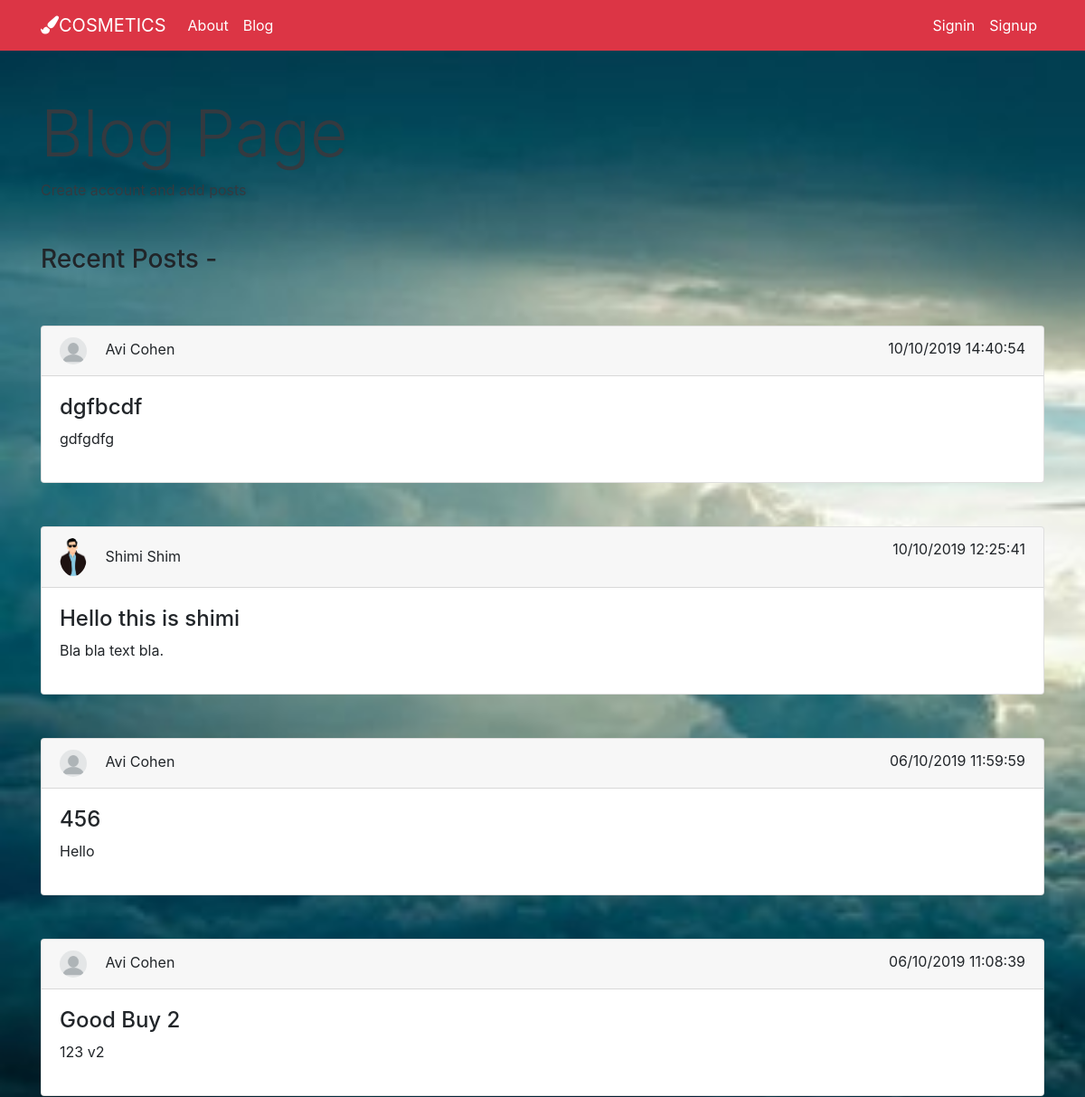
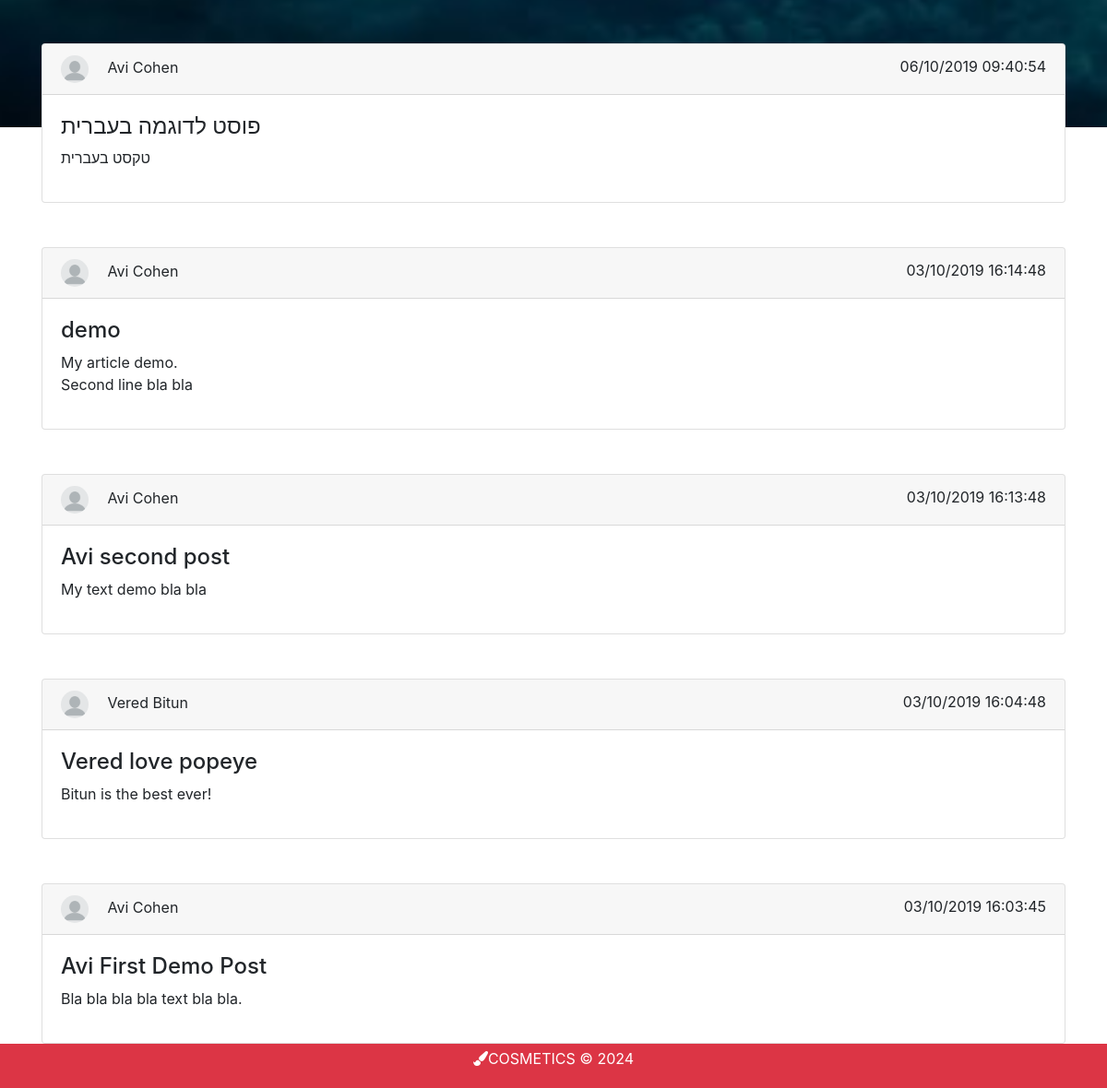
Screenshot of /blog.php with the database file from the repository (2 pictures, top to bottom).
### tables this page shows
CREATE TABLE `posts` (
  `id` int(11) NOT NULL,
  `user_id` int(11) NOT NULL,
  `title` varchar(255) NOT NULL,
  `article` text NOT NULL,
  `date` datetime NOT NULL
);

CREATE TABLE `users_profile` (
  `id` int(11) NOT NULL,
  `user_id` int(11) NOT NULL,
  `profile_image` varchar(255) NOT NULL
);

CREATE TABLE `users` (
  `id` int(11) NOT NULL,
  `name` varchar(255) NOT NULL,
  `email` varchar(255) NOT NULL,
  `password` varchar(255) NOT NULL
);

### app/helpers.php (called while the page is built, shortened)
<?php
if (!function_exists('user_auth')) {
  function user_auth()
  {
    $auth = false;
    return $auth;
  }
}

### blog.php (the view, shortened to what this page needs)
<?php
require_once 'app/helpers.php';
$link = mysqli_connect(MYSQL_HOST, MYSQL_USER, MYSQL_PWD, MYSQL_DB);
mysqli_query($link, "SET NAMES utf8");
$sql = "SELECT u.name,up.profile_image,p.*,DATE_FORMAT(p.date,'%d/%m/%Y %H:%i:%s') pdate FROM posts p
        JOIN users u ON u.id = p.user_id
        JOIN users_profile up ON u.id = up.user_id
        ORDER BY p.date DESC";
$result = mysqli_query($link, $sql);
?>
<?php include 'tpl/header.php' ?>
<main class="min-h750">
  <div class="container">
    <section id="main-about-content">
      <div class="row">
        <div class="col mt-5">
          <h1 class="display-3 text-dark"> Blog Page</h1>
          <?php if (user_auth()) : ?>
            <a class="btn btn-primary" href="add_post.php"><i class="fas fa-plus-circle"></i> Add New Post</a>
          <?php else : ?>
            <a href="signup.php" class="text-dark">Create account and add posts</a>
          <?php endif; ?>
        </div>
      </div>
      <?php if ($result && mysqli_num_rows($result) > 0) : ?>
        <div class="row">
          <div class="col-12 mt-5">
            <h3>Recent Posts -</h3>
          </div>
          <?php while ($post = mysqli_fetch_assoc($result)) : ?>
            <div class="col-12 mt-5">
              <div class="card">
                <div class="card-header">
                  <img width="30" src="images/<?= $post['profile_image']; ?>" class="rounded-circle mr-3">
                  <span><?= htmlentities($post['name']); ?></span>
                  <span class="float-right"><?= $post['pdate']; ?></span>
                </div>
                <div class="card-body">
                  <h4><?= htmlentities($post['title']); ?></h4>
                  <p><?= str_replace("\n", '<br>', htmlentities($post['article'])); ?></p>
                </div>
              </div>
            </div>
          <?php endwhile; ?>
        </div>
      <?php endif; ?>
    </section>
  </div>
</main>
<?php include 'tpl/footer.php' ?>

### tpl/header.php (shortened to what this page needs)
<!doctype html>
<html lang="en">
<head>
  <link rel="stylesheet" href="https://stackpath.bootstrapcdn.com/bootstrap/4.3.1/css/bootstrap.min.css">
  <link rel="stylesheet" href="https://cdnjs.cloudflare.com/ajax/libs/font-awesome/5.11.2/css/all.css">
  <link rel="stylesheet" href="css/style.css">
</head>
<body style="background-image:url(images/background15.jpg);background-repeat: no-repeat; background-size:200%;
">
  <header>
    <nav class="navbar navbar-expand-lg navbar-light bg-danger">
      <div class="container">
        <a class="navbar-brand text-white" href="./"><i class="fas fa-paint-brush"></i>COSMETICS</a>
        <div class="collapse navbar-collapse" id="navbarSupportedContent">
          <ul class="navbar-nav mr-auto">
            <li class="nav-item">
              <a class="nav-link text-white" href="about.php">About</a>
            </li>
            <li class="nav-item">
              <a class="nav-link text-white" href="blog.php">Blog</a>
            </li>
          </ul>
          <ul class="navbar-nav ml-auto">
            <?php if (!user_auth()) : ?>
              <li class="nav-item">
                <a class="nav-link text-white" href="signin.php">Signin</a>
              </li>
              <li class="nav-item">
                <a class="nav-link text-white" href="signup.php">Signup</a>
              </li>
            <?php endif; ?>
          </ul>
        </div>
      </div>
    </nav>
  </header>
</body>

### tpl/footer.php (shortened to what this page needs)
<footer class="bg-danger">
  <div class="container">
    <div class="row">
      <div class="col-12">
        <p class="text-white text-center p-1"><i class="fas fa-paint-brush"></i>COSMETICS &copy; <?= date('Y'); ?></p>
      </div>
    </div>
  </div>
</footer>
</body>
</html>

### css/style.css (style rules this page uses)
.min-h750 { min-height: 750px; }

### rows the page displays
posts: users_profile.profile_image (placeholder picture), user.name "Avi Cohen", pdate "10/10/2019 14:40:54", title "dgfbcdf", article "gdfgdfg"
posts: users_profile.profile_image (picture), user.name "Shimi Shim", pdate "10/10/2019 12:25:41", title "Hello this is shimi", article "Bla bla text bla."
posts: users_profile.profile_image (placeholder picture), user.name "Avi Cohen", pdate "06/10/2019 11:59:59", title "456", article "Hello"
posts: users_profile.profile_image (placeholder picture), user.name "Avi Cohen", pdate "06/10/2019 11:08:39", title "Good Buy 2", article "123 v2"
posts: users_profile.profile_image (placeholder picture), user.name "Avi Cohen", pdate "06/10/2019 09:40:54", title "פוסט לדוגמה בעברית", article "טקסט בעברית"
posts: users_profile.profile_image (placeholder picture), user.name "Avi Cohen", pdate "03/10/2019 16:14:48", title "demo", article "My article demo. Second line bla bla"
posts: users_profile.profile_image (placeholder picture), user.name "Avi Cohen", pdate "03/10/2019 16:13:48", title "Avi second post", article "My text demo bla bla"
posts: users_profile.profile_image (placeholder picture), user.name "Vered Bitun", pdate "03/10/2019 16:04:48", title "Vered love popeye", article "Bitun is the best ever!"
posts: users_profile.profile_image (placeholder picture), user.name "Avi Cohen", pdate "03/10/2019 16:03:45", title "Avi First Demo Post", article "Bla bla bla bla text bla bla."
